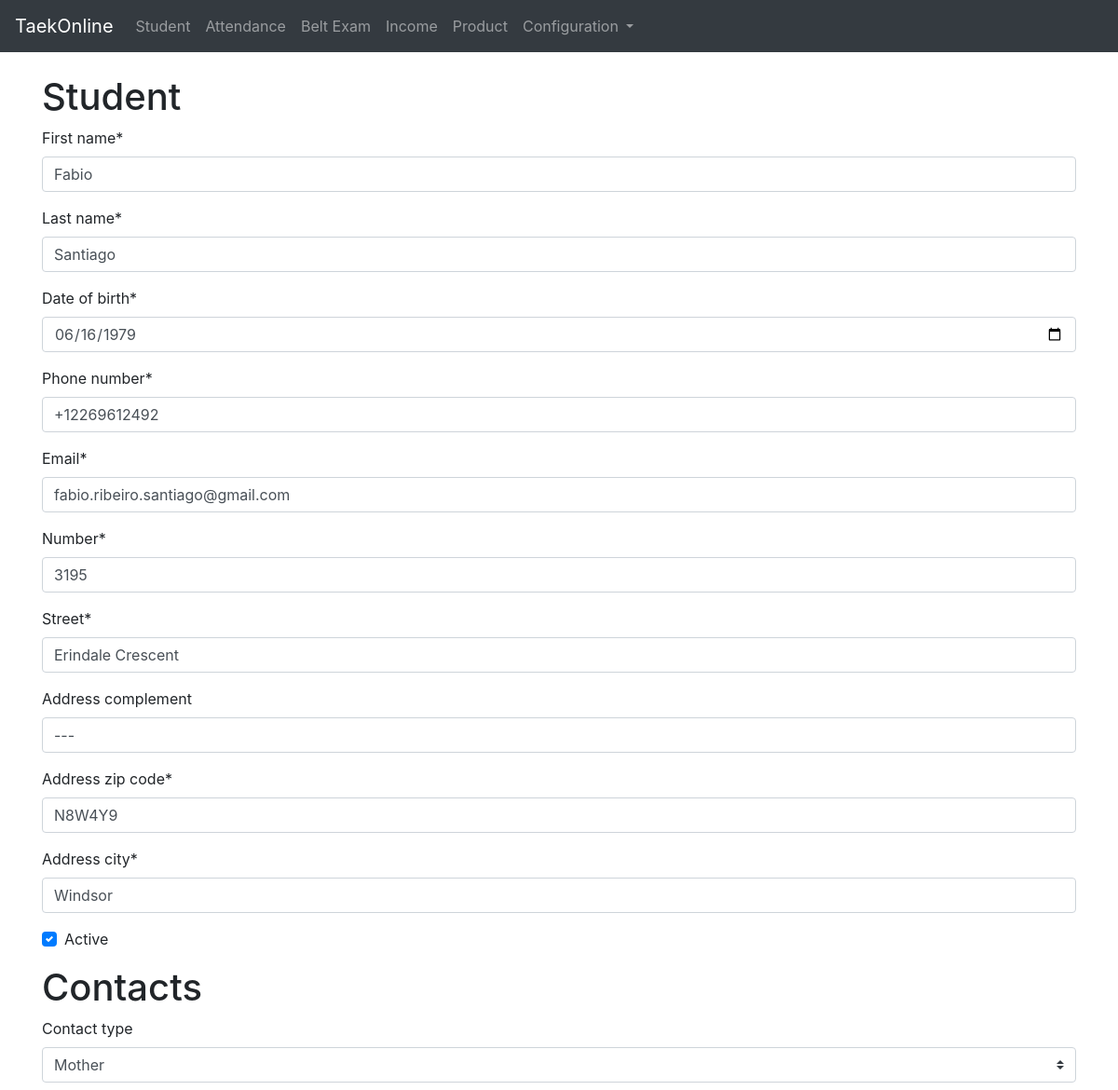
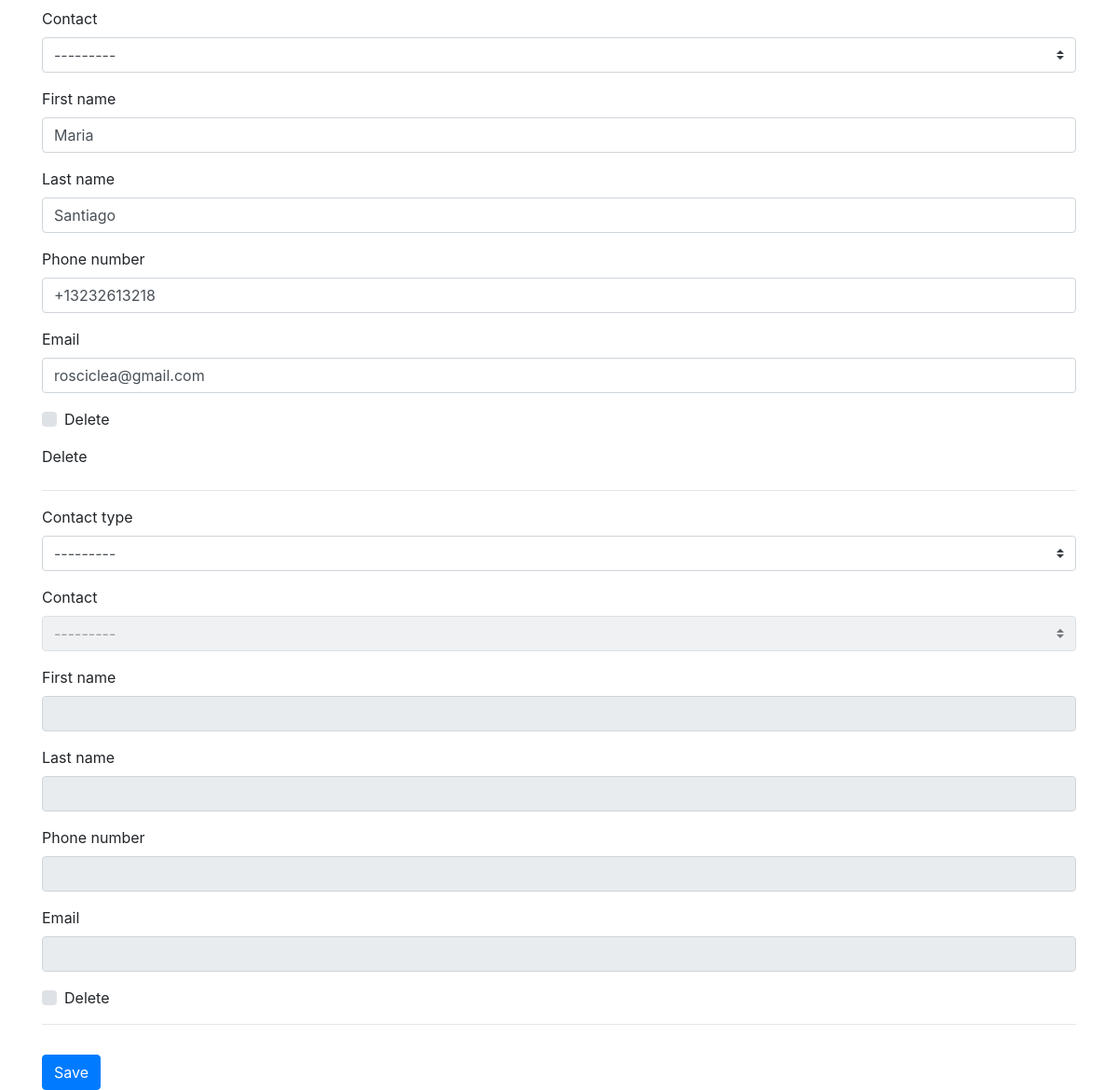
Screenshot of /student/1/change with the database file from the repository (2 pictures, top to bottom).
### taekonline/models.py (models this page shows, shortened)
class Student(models.Model):
    first_name = models.CharField(max_length=100, null=False, blank=False)
    last_name = models.CharField(max_length=100, null=False, blank=False)
    date_of_birth = models.DateField(auto_now=False, auto_now_add=False)
    date_joined = models.DateTimeField(auto_now=False, auto_now_add=True)
    phone_number = PhoneNumberField()
    email = models.EmailField(blank=False, null=False)
    address_number = models.IntegerField(verbose_name="number", null=False, blank=False)
    address_street = models.CharField(verbose_name="street", max_length=200, null=False, blank=False)
    address_complement = models.CharField(max_length=200, null=True, blank=True)
    address_zip_code = models.CharField(max_length=6, null=False, blank=False)
    address_city = models.CharField(max_length=50, null=False, blank=False)
    active = models.BooleanField(default=True)
    @property
    def name(self):
        return ', '.join((self.first_name,self.last_name))
    def __str__(self):
        return self.name

### taekonline/views.py (the view)
# urls.py: path('student/<int:id>/change', views.student_change, name='student_change'),
def student_change(request, id, template_name='students/student_form.html'):
	student = Student.objects.get(id=int(id))
	if request.POST:
		form = StudentForm(request.POST, instance=student)
		formset = StudentContactFormSet(request.POST, request.FILES, instance=student)
		if form.is_valid() and formset.is_valid():
			form.save()
			formset.save()
			return redirect('student')
		else:
			return render(request, template_name, {'form':form, 'formset':formset})
	else:
		form = StudentForm(instance=student)
		formset = StudentContactFormSet(instance=student)
	return render(request, template_name, {'form':form, 'formset':formset})

### taekonline/models.py (called while the page is built)
    def __str__(self):
        return self.description

### taekonline/templates/students/student_form.html (shortened to what this page needs)
{% extends 'base.html' %}
{% load static %}
{% load crispy_forms_tags %}
{% block content %}
<form method="post" action="{{ request.path }}">
    <h1>Student</h1>
    {% crispy form %}
    <h1>Contacts</h1>
    <table class="table table-striped table-condensed">
        {% for f in formset.forms %}
        <tr class="{% cycle 'contact1' 'contact2' %}">
            {% crispy f %}
            {% if f.fields.id.initial and formset.can_delete %}
                {{ f.DELETE }} <label>{{ f.DELETE.label }}</label>
            {% endif %}
        </tr>
        <hr>
        {% endfor %}
    </table>
    <input type="submit" class="btn btn-primary" value="Save">
</form>
{% endblock content %}

### taekonline/templates/base.html (style rules this page uses)
body { padding-top: 5rem; }

### rows the page displays
Student: first_name "Fabio", last_name "Santiago", date_of_birth "06/16/1979", phone_number "+12269612492", email "fabio.ribeiro.santiago@gmail.com", address_number "3195", address_street "Erindale Crescent", address_complement "---", address_zip_code "N8W4Y9", address_city "Windsor"

### other values shown
{{ f.DELETE.label }} "Delete"
